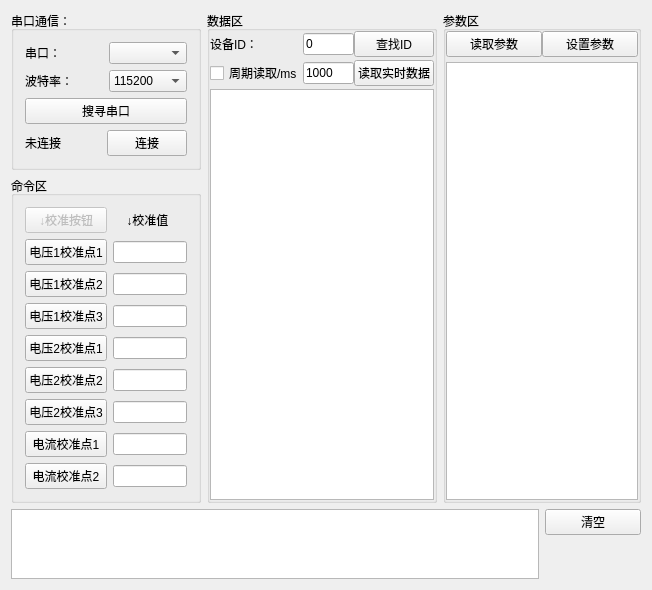
<?xml version="1.0" encoding="UTF-8"?>
<ui version="4.0">
 <class>mainwigt</class>
 <widget class="QWidget" name="mainwigt">
  <property name="geometry">
   <rect>
    <x>0</x>
    <y>0</y>
    <width>652</width>
    <height>584</height>
   </rect>
  </property>
  <property name="windowTitle">
   <string>mainwigt</string>
  </property>
  <layout class="QGridLayout" name="gridLayout_2">
   <item row="0" column="2" rowspan="2" colspan="2">
    <widget class="QGroupBox" name="gB_param">
     <property name="title">
      <string>参数区</string>
     </property>
     <layout class="QGridLayout" name="gridLayout_3">
      <property name="leftMargin">
       <number>0</number>
      </property>
      <property name="topMargin">
       <number>0</number>
      </property>
      <property name="rightMargin">
       <number>0</number>
      </property>
      <property name="bottomMargin">
       <number>0</number>
      </property>
      <property name="horizontalSpacing">
       <number>0</number>
      </property>
      <property name="verticalSpacing">
       <number>5</number>
      </property>
      <item row="0" column="0">
       <widget class="QPushButton" name="pB_readparam">
        <property name="text">
         <string>读取参数</string>
        </property>
       </widget>
      </item>
      <item row="0" column="1">
       <widget class="QPushButton" name="pB_setparam">
        <property name="text">
         <string>设置参数</string>
        </property>
       </widget>
      </item>
      <item row="1" column="0" colspan="2">
       <widget class="QTableView" name="tbV_param"/>
      </item>
     </layout>
    </widget>
   </item>
   <item row="1" column="0">
    <widget class="QGroupBox" name="gB_cmd">
     <property name="sizePolicy">
      <sizepolicy hsizetype="Ignored" vsizetype="Preferred">
       <horstretch>0</horstretch>
       <verstretch>0</verstretch>
      </sizepolicy>
     </property>
     <property name="title">
      <string>命令区</string>
     </property>
     <layout class="QGridLayout" name="gridLayout">
      <item row="0" column="0">
       <widget class="QPushButton" name="pushButton">
        <property name="enabled">
         <bool>false</bool>
        </property>
        <property name="text">
         <string>↓校准按钮</string>
        </property>
        <property name="checkable">
         <bool>false</bool>
        </property>
       </widget>
      </item>
      <item row="0" column="1">
       <widget class="QLabel" name="label">
        <property name="text">
         <string>    ↓校准值</string>
        </property>
       </widget>
      </item>
      <item row="1" column="0">
       <widget class="QPushButton" name="pB_J_1_1">
        <property name="statusTip">
         <string>0</string>
        </property>
        <property name="text">
         <string>电压1校准点1</string>
        </property>
       </widget>
      </item>
      <item row="1" column="1">
       <widget class="QLineEdit" name="le_J_1_1"/>
      </item>
      <item row="2" column="0">
       <widget class="QPushButton" name="pB_J_1_2">
        <property name="statusTip">
         <string>1</string>
        </property>
        <property name="text">
         <string>电压1校准点2</string>
        </property>
       </widget>
      </item>
      <item row="2" column="1">
       <widget class="QLineEdit" name="le_J_1_2"/>
      </item>
      <item row="3" column="0">
       <widget class="QPushButton" name="pB_J_1_3">
        <property name="statusTip">
         <string>2</string>
        </property>
        <property name="text">
         <string>电压1校准点3</string>
        </property>
       </widget>
      </item>
      <item row="3" column="1">
       <widget class="QLineEdit" name="le_J_1_3"/>
      </item>
      <item row="4" column="0">
       <widget class="QPushButton" name="pB_J_2_1">
        <property name="statusTip">
         <string>3</string>
        </property>
        <property name="text">
         <string>电压2校准点1</string>
        </property>
       </widget>
      </item>
      <item row="4" column="1">
       <widget class="QLineEdit" name="le_J_2_1"/>
      </item>
      <item row="5" column="0">
       <widget class="QPushButton" name="pB_J_2_2">
        <property name="statusTip">
         <string>4</string>
        </property>
        <property name="text">
         <string>电压2校准点2</string>
        </property>
       </widget>
      </item>
      <item row="5" column="1">
       <widget class="QLineEdit" name="le_J_2_2"/>
      </item>
      <item row="6" column="0">
       <widget class="QPushButton" name="pB_J_2_3">
        <property name="statusTip">
         <string>5</string>
        </property>
        <property name="text">
         <string>电压2校准点3</string>
        </property>
       </widget>
      </item>
      <item row="6" column="1">
       <widget class="QLineEdit" name="le_J_2_3"/>
      </item>
      <item row="7" column="0">
       <widget class="QPushButton" name="pB_J_I_1">
        <property name="statusTip">
         <string>6</string>
        </property>
        <property name="text">
         <string>电流校准点1</string>
        </property>
       </widget>
      </item>
      <item row="7" column="1">
       <widget class="QLineEdit" name="le_J_I_1"/>
      </item>
      <item row="8" column="0">
       <widget class="QPushButton" name="pB_J_I_2">
        <property name="statusTip">
         <string>7</string>
        </property>
        <property name="text">
         <string>电流校准点2</string>
        </property>
       </widget>
      </item>
      <item row="8" column="1">
       <widget class="QLineEdit" name="le_J_I_2"/>
      </item>
     </layout>
    </widget>
   </item>
   <item row="0" column="0">
    <widget class="QGroupBox" name="gB_sport">
     <property name="sizePolicy">
      <sizepolicy hsizetype="Maximum" vsizetype="Maximum">
       <horstretch>0</horstretch>
       <verstretch>0</verstretch>
      </sizepolicy>
     </property>
     <property name="minimumSize">
      <size>
       <width>190</width>
       <height>0</height>
      </size>
     </property>
     <property name="title">
      <string>串口通信：</string>
     </property>
     <layout class="QVBoxLayout" name="verticalLayout">
      <item>
       <layout class="QHBoxLayout" name="hlo_1">
        <item>
         <widget class="QLabel" name="lb_RTU">
          <property name="text">
           <string>串口：</string>
          </property>
         </widget>
        </item>
        <item>
         <widget class="QComboBox" name="cB_RTU">
          <property name="sizePolicy">
           <sizepolicy hsizetype="Preferred" vsizetype="Fixed">
            <horstretch>0</horstretch>
            <verstretch>0</verstretch>
           </sizepolicy>
          </property>
         </widget>
        </item>
       </layout>
      </item>
      <item>
       <layout class="QHBoxLayout" name="hlo_baud">
        <item>
         <widget class="QLabel" name="lb_baud">
          <property name="text">
           <string>波特率：</string>
          </property>
         </widget>
        </item>
        <item>
         <widget class="QComboBox" name="cB_baud">
          <item>
           <property name="text">
            <string>115200</string>
           </property>
          </item>
         </widget>
        </item>
       </layout>
      </item>
      <item>
       <widget class="QPushButton" name="pB_findRTU">
        <property name="text">
         <string>搜寻串口</string>
        </property>
       </widget>
      </item>
      <item>
       <layout class="QHBoxLayout" name="hlo_2">
        <item>
         <widget class="QLabel" name="lb_stateRTU">
          <property name="text">
           <string>未连接</string>
          </property>
         </widget>
        </item>
        <item>
         <widget class="QPushButton" name="pB_linkRTU">
          <property name="text">
           <string>连接</string>
          </property>
          <property name="checkable">
           <bool>true</bool>
          </property>
         </widget>
        </item>
       </layout>
      </item>
     </layout>
    </widget>
   </item>
   <item row="2" column="0" rowspan="2" colspan="3">
    <widget class="QTextEdit" name="tB_log"/>
   </item>
   <item row="3" column="3">
    <spacer name="verticalSpacer">
     <property name="orientation">
      <enum>Qt::Vertical</enum>
     </property>
     <property name="sizeHint" stdset="0">
      <size>
       <width>20</width>
       <height>93</height>
      </size>
     </property>
    </spacer>
   </item>
   <item row="2" column="3">
    <widget class="QPushButton" name="pB_clearlog">
     <property name="text">
      <string>清空</string>
     </property>
    </widget>
   </item>
   <item row="0" column="1" rowspan="2">
    <widget class="QGroupBox" name="gB_date">
     <property name="title">
      <string>数据区</string>
     </property>
     <layout class="QGridLayout" name="gridLayout_4">
      <property name="leftMargin">
       <number>0</number>
      </property>
      <property name="topMargin">
       <number>0</number>
      </property>
      <property name="rightMargin">
       <number>0</number>
      </property>
      <property name="bottomMargin">
       <number>0</number>
      </property>
      <property name="horizontalSpacing">
       <number>0</number>
      </property>
      <property name="verticalSpacing">
       <number>3</number>
      </property>
      <item row="0" column="0">
       <widget class="QLabel" name="label_2">
        <property name="text">
         <string>设备ID：</string>
        </property>
       </widget>
      </item>
      <item row="0" column="1">
       <widget class="QLineEdit" name="le_ID">
        <property name="sizePolicy">
         <sizepolicy hsizetype="Ignored" vsizetype="Fixed">
          <horstretch>0</horstretch>
          <verstretch>0</verstretch>
         </sizepolicy>
        </property>
        <property name="minimumSize">
         <size>
          <width>0</width>
          <height>0</height>
         </size>
        </property>
        <property name="maximumSize">
         <size>
          <width>16777215</width>
          <height>16777215</height>
         </size>
        </property>
        <property name="text">
         <string>0</string>
        </property>
       </widget>
      </item>
      <item row="0" column="2">
       <widget class="QPushButton" name="pB_findID">
        <property name="text">
         <string>查找ID</string>
        </property>
       </widget>
      </item>
      <item row="2" column="0" colspan="3">
       <widget class="QTableView" name="tbV_value"/>
      </item>
      <item row="1" column="2">
       <widget class="QPushButton" name="pB_readvalue">
        <property name="text">
         <string>读取实时数据</string>
        </property>
       </widget>
      </item>
      <item row="1" column="0">
       <widget class="QCheckBox" name="chB_isloop">
        <property name="text">
         <string>周期读取/ms</string>
        </property>
       </widget>
      </item>
      <item row="1" column="1">
       <widget class="QLineEdit" name="le_looptime">
        <property name="sizePolicy">
         <sizepolicy hsizetype="Ignored" vsizetype="Fixed">
          <horstretch>0</horstretch>
          <verstretch>0</verstretch>
         </sizepolicy>
        </property>
        <property name="text">
         <string>1000</string>
        </property>
       </widget>
      </item>
     </layout>
    </widget>
   </item>
  </layout>
 </widget>
 <layoutdefault spacing="6" margin="11"/>
 <resources/>
 <connections/>
</ui>
